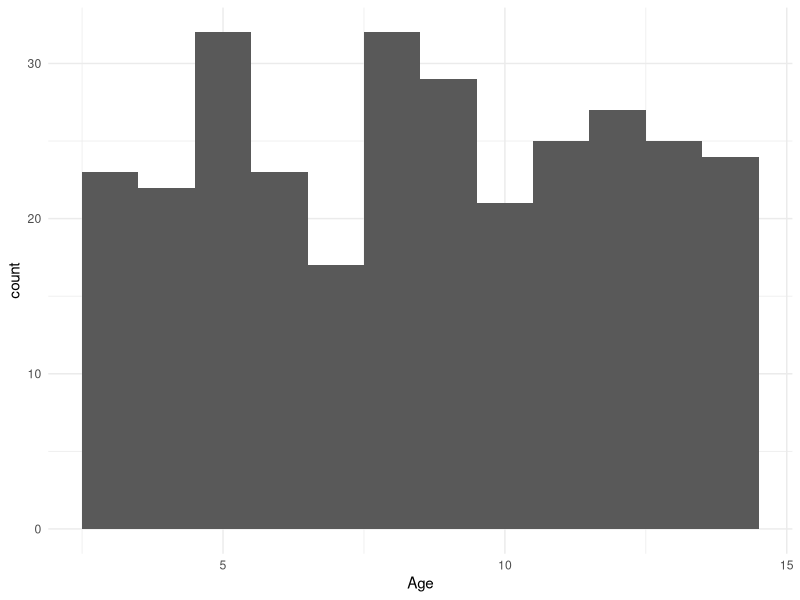
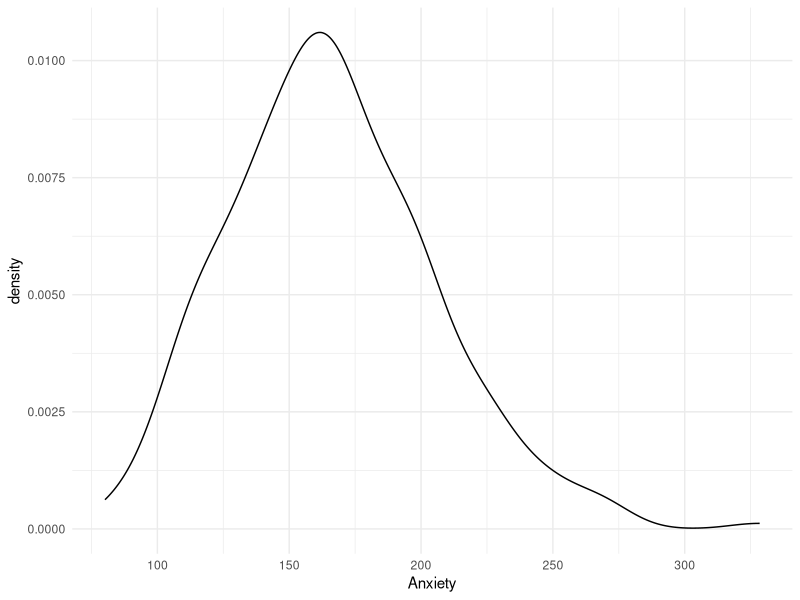
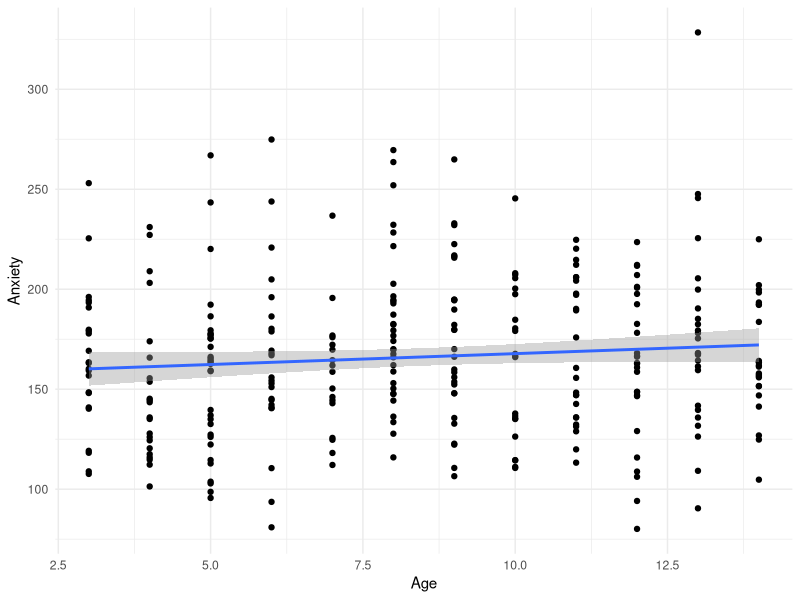
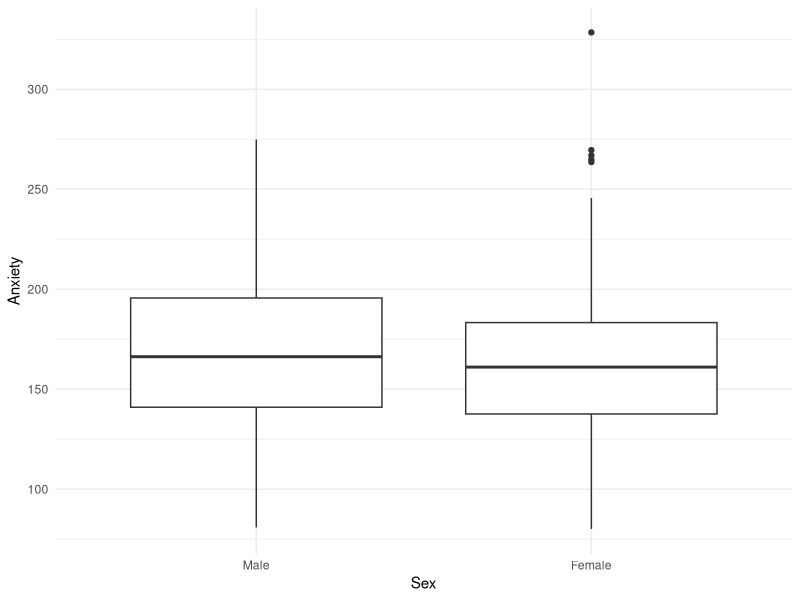
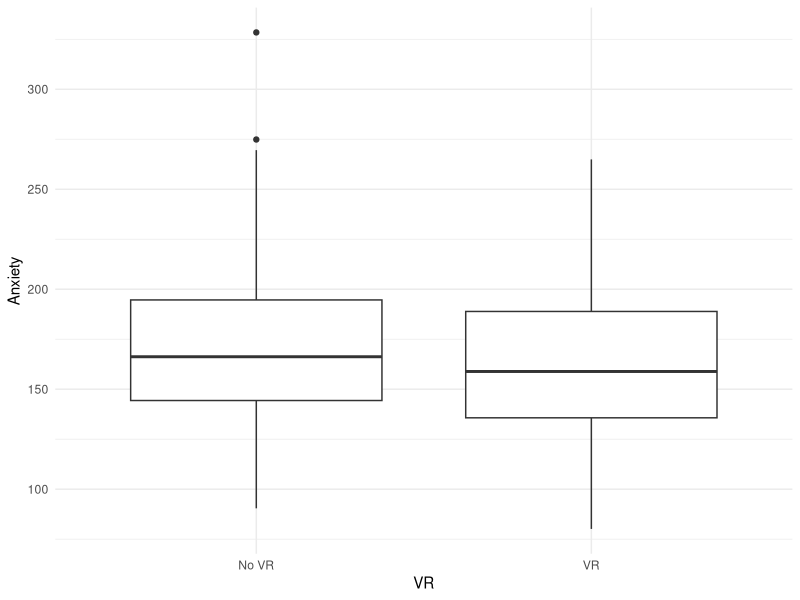
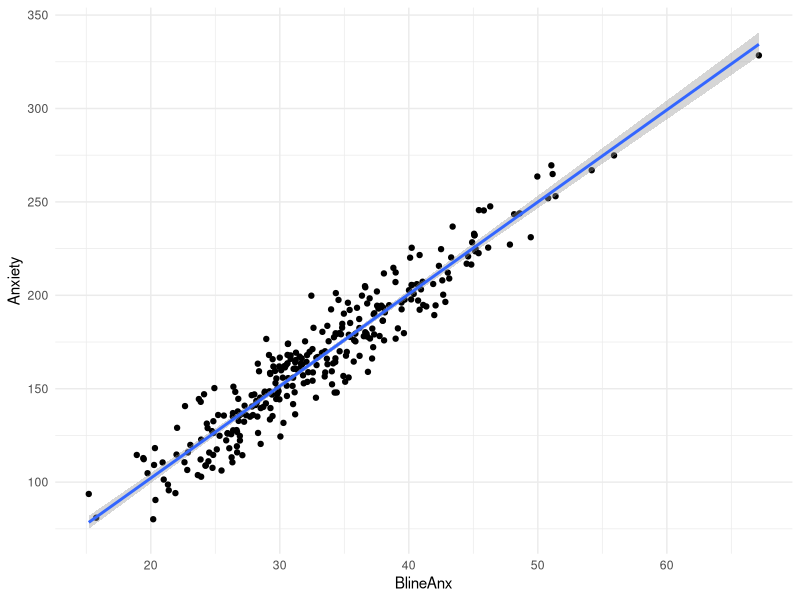
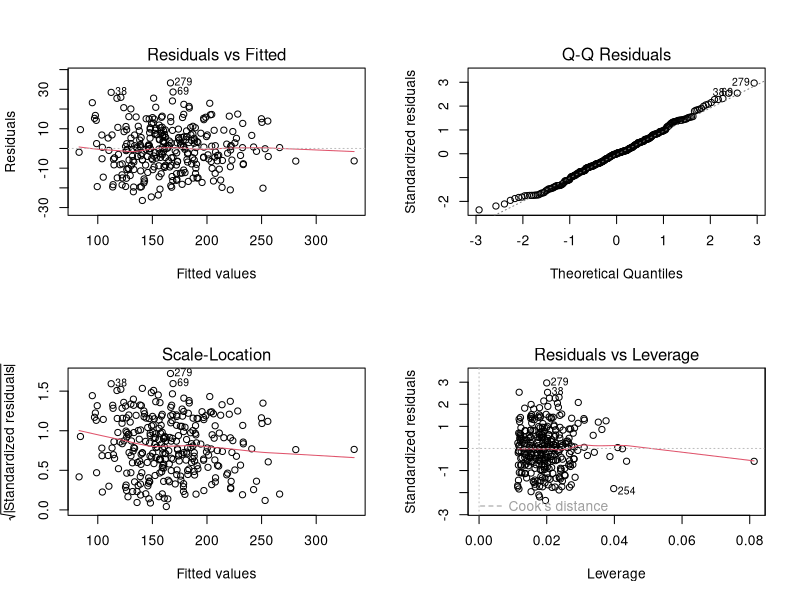
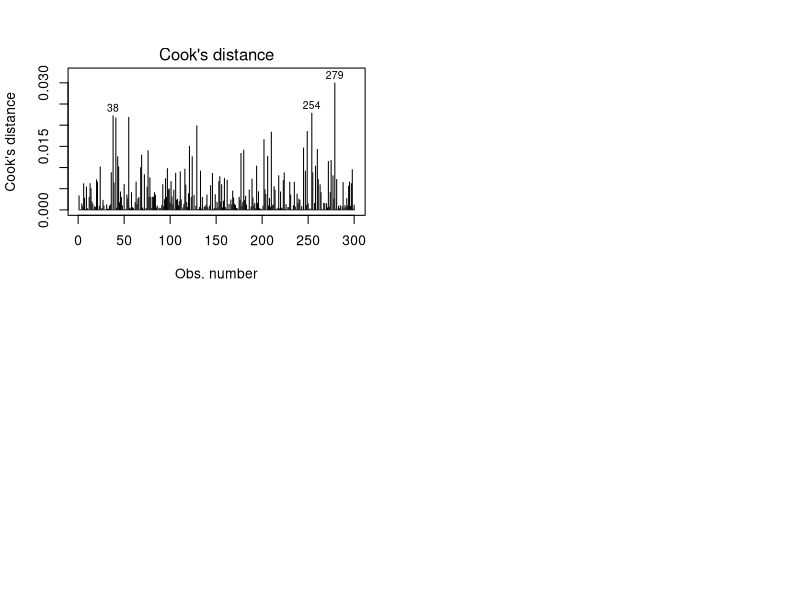

Recreate these plots in R, in order.
### Keeping workspaces separate
rm(list = ls())

if (!is.null(sessionInfo()$otherPkgs)) {
  invisible(lapply(paste0("package:", names(sessionInfo()$otherPkgs)), detach,
                   character.only = TRUE, unload = TRUE))
}

options(stringsAsFactors = FALSE)

###

if (!requireNamespace("tidyverse", quietly = TRUE)) {
  install.packages("tidyverse")
}
library(ggplot2)
library(tidyverse)

if (!requireNamespace("ggplot2", quietly = TRUE)) {
  install.packages("ggplot2")
}
library(ggplot2)

library(ggplot2)

library(patchwork)
library(reshape2)

DATA <- read.table("VirtR.txt", header = TRUE, sep = "\t")  # Use sep="," for CSV
print(DATA)

summary(DATA)

# Check for 0 values
which(DATA$Anxiety == 0.0)
which(DATA$VR == 0.0)
which(DATA$Sex == 0.0)
which(DATA$Age == 0.0)
which(DATA$PrevSurg == 0.0)
which(DATA$BlineAnx == 0.0)

# Check for NA Values
colSums(is.na(DATA))

# Convert categorical vars
DATA$Sex <- factor(DATA$Sex, labels = c("Male", "Female"))
DATA$VR <- factor(DATA$VR, labels = c("No VR", "VR"))
DATA$PrevSurg <- factor(DATA$PrevSurg, labels = c("No", "Yes"))

ggplot(DATA, aes(x = Age)) + geom_histogram(binwidth = 1) + theme_minimal()
ggplot(DATA, aes(x = Anxiety)) + geom_density() + theme_minimal()

t.test(Anxiety ~ VR, data = DATA)
cor.test(DATA$BlineAnx, DATA$Anxiety)
model <- lm(Anxiety ~ VR + Age + Sex + PrevSurg + BlineAnx, data = DATA)
summary(model)

# How does Anxiety relate to other vars?
# Anxiety vs Age
ggplot(DATA, aes(x = Age, y = Anxiety)) + geom_point() + geom_smooth(method = "lm") + theme_minimal()

# Anxiety by Sex
ggplot(DATA, aes(x = Sex, y = Anxiety)) + geom_boxplot() + theme_minimal()

# Anxiety by VR
ggplot(DATA, aes(x = VR, y = Anxiety)) + geom_boxplot() + theme_minimal()

# Anxiety vs Baseline Anxiety
ggplot(DATA, aes(x = BlineAnx, y = Anxiety)) + geom_point() + geom_smooth(method = "lm") + theme_minimal()


# Fitting LM
model <- lm(Anxiety ~ Age + Sex + VR + PrevSurg + BlineAnx, data = DATA)
summary(model)

par(mfrow = c(2, 2))
plot(model)

fitted_vals <- fitted(model)
which(fitted_vals > 300)
DATA[which(fitted_vals > 300), ]



# Cook's Distance
plot(model, which = 4)  # Cook's distance plot

# model with interactions
model_interact <- lm(Anxiety ~ Age * BlineAnx + Sex * VR + PrevSurg * VR, data = DATA)
summary(model_interact)

